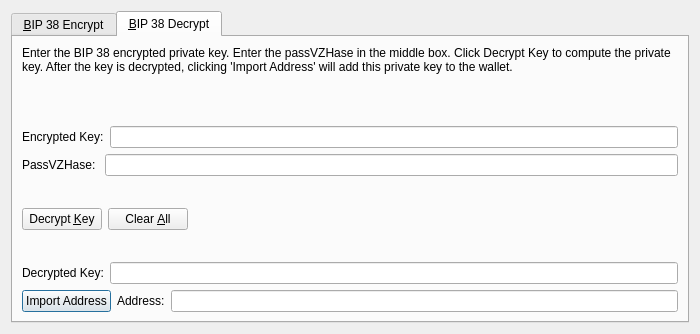
<?xml version="1.0" encoding="UTF-8"?>
<ui version="4.0">
 <class>Bip38ToolDialog</class>
 <widget class="QDialog" name="Bip38ToolDialog">
  <property name="geometry">
   <rect>
    <x>0</x>
    <y>0</y>
    <width>700</width>
    <height>334</height>
   </rect>
  </property>
  <property name="windowTitle">
   <string>BIP 38 Tool</string>
  </property>
  <property name="modal">
   <bool>true</bool>
  </property>
  <layout class="QVBoxLayout" name="verticalLayout">
   <item>
    <widget class="QTabWidget" name="tabWidget">
     <property name="currentIndex">
      <number>1</number>
     </property>
     <widget class="QWidget" name="tabBip38Encrypt">
      <attribute name="title">
       <string>&amp;BIP 38 Encrypt</string>
      </attribute>
      <layout class="QVBoxLayout" name="verticalLayout_SM">
       <item>
        <widget class="QLabel" name="infoLabel_ENC">
         <property name="text">
          <string>Enter a vizeh Address that you would like to encrypt using BIP 38. Enter a passVZHase in the middle box. Press encrypt to compute the encrypted private key.</string>
         </property>
         <property name="textFormat">
          <enum>Qt::PlainText</enum>
         </property>
         <property name="wordWrap">
          <bool>true</bool>
         </property>
        </widget>
       </item>
       <item>
        <layout class="QHBoxLayout" name="horizontalLayout_1_ENC">
         <property name="spacing">
          <number>0</number>
         </property>
         <item>
          <widget class="QLabel" name="label_5">
           <property name="text">
            <string>Address:</string>
           </property>
          </widget>
         </item>
         <item>
          <widget class="QValidatedLineEdit" name="addressIn_ENC">
           <property name="toolTip">
            <string>The vizeh address to sign the message with</string>
           </property>
          </widget>
         </item>
         <item>
          <widget class="QPushButton" name="addressBookButton_ENC">
           <property name="toolTip">
            <string>Choose previously used address</string>
           </property>
           <property name="text">
            <string/>
           </property>
           <property name="icon">
            <iconset resource="../vizeh.qrc">
             <normaloff>:/icons/address-book</normaloff>:/icons/address-book</iconset>
           </property>
           <property name="shortcut">
            <string>Alt+A</string>
           </property>
           <property name="autoDefault">
            <bool>false</bool>
           </property>
          </widget>
         </item>
         <item>
          <widget class="QPushButton" name="pasteButton_ENC">
           <property name="toolTip">
            <string>Paste address from clipboard</string>
           </property>
           <property name="text">
            <string/>
           </property>
           <property name="icon">
            <iconset resource="../vizeh.qrc">
             <normaloff>:/icons/editpaste</normaloff>:/icons/editpaste</iconset>
           </property>
           <property name="shortcut">
            <string>Alt+P</string>
           </property>
           <property name="autoDefault">
            <bool>false</bool>
           </property>
          </widget>
         </item>
        </layout>
       </item>
       <item>
        <layout class="QHBoxLayout" name="horizontalLayout_5">
         <item>
          <widget class="QLabel" name="label_6">
           <property name="text">
            <string>PassVZHase: </string>
           </property>
          </widget>
         </item>
         <item>
          <widget class="QLineEdit" name="passVZHaseIn_ENC">
           <property name="echoMode">
            <enum>QLineEdit::Password</enum>
           </property>
          </widget>
         </item>
        </layout>
       </item>
       <item>
        <layout class="QHBoxLayout" name="horizontalLayout_2_ENC">
         <property name="spacing">
          <number>0</number>
         </property>
         <item>
          <widget class="QLabel" name="encryptedKeyLabel_ENC">
           <property name="text">
            <string>Encrypted Key:</string>
           </property>
           <property name="textFormat">
            <enum>Qt::PlainText</enum>
           </property>
          </widget>
         </item>
         <item>
          <widget class="QLineEdit" name="encryptedKeyOut_ENC">
           <property name="font">
            <font>
             <italic>true</italic>
            </font>
           </property>
           <property name="readOnly">
            <bool>true</bool>
           </property>
          </widget>
         </item>
         <item>
          <widget class="QPushButton" name="copyKeyButton_ENC">
           <property name="toolTip">
            <string>Copy the current signature to the system clipboard</string>
           </property>
           <property name="text">
            <string/>
           </property>
           <property name="icon">
            <iconset resource="../vizeh.qrc">
             <normaloff>:/icons/editcopy</normaloff>:/icons/editcopy</iconset>
           </property>
           <property name="autoDefault">
            <bool>false</bool>
           </property>
          </widget>
         </item>
        </layout>
       </item>
       <item>
        <layout class="QHBoxLayout" name="horizontalLayout_3_ENC">
         <item>
          <widget class="QPushButton" name="encryptKeyButton_ENC">
           <property name="toolTip">
            <string>Sign the message to prove you own this vizeh address</string>
           </property>
           <property name="text">
            <string>Encrypt &amp;Key</string>
           </property>
           <property name="icon">
            <iconset resource="../vizeh.qrc">
             <normaloff>:/icons/edit</normaloff>:/icons/edit</iconset>
           </property>
           <property name="autoDefault">
            <bool>false</bool>
           </property>
          </widget>
         </item>
         <item>
          <widget class="QPushButton" name="clearButton_ENC">
           <property name="toolTip">
            <string>Reset all sign message fields</string>
           </property>
           <property name="text">
            <string>Clear &amp;All</string>
           </property>
           <property name="icon">
            <iconset resource="../vizeh.qrc">
             <normaloff>:/icons/remove</normaloff>:/icons/remove</iconset>
           </property>
           <property name="autoDefault">
            <bool>false</bool>
           </property>
          </widget>
         </item>
         <item>
          <spacer name="horizontalSpacer_1_ENC">
           <property name="orientation">
            <enum>Qt::Horizontal</enum>
           </property>
           <property name="sizeHint" stdset="0">
            <size>
             <width>40</width>
             <height>48</height>
            </size>
           </property>
          </spacer>
         </item>
         <item>
          <widget class="QLabel" name="statusLabel_ENC">
           <property name="font">
            <font>
             <weight>75</weight>
             <bold>true</bold>
            </font>
           </property>
           <property name="text">
            <string/>
           </property>
           <property name="wordWrap">
            <bool>true</bool>
           </property>
          </widget>
         </item>
         <item>
          <spacer name="horizontalSpacer_2_ENC">
           <property name="orientation">
            <enum>Qt::Horizontal</enum>
           </property>
           <property name="sizeHint" stdset="0">
            <size>
             <width>40</width>
             <height>48</height>
            </size>
           </property>
          </spacer>
         </item>
        </layout>
       </item>
      </layout>
     </widget>
     <widget class="QWidget" name="tabBip38Decrypt">
      <attribute name="title">
       <string>&amp;BIP 38 Decrypt</string>
      </attribute>
      <layout class="QVBoxLayout" name="verticalLayout_VM">
       <item>
        <widget class="QLabel" name="infoLabel_DEC">
         <property name="text">
          <string>Enter the BIP 38 encrypted private key. Enter the passVZHase in the middle box. Click Decrypt Key to compute the private key. After the key is decrypted, clicking 'Import Address' will add this private key to the wallet.</string>
         </property>
         <property name="textFormat">
          <enum>Qt::PlainText</enum>
         </property>
         <property name="alignment">
          <set>Qt::AlignLeading|Qt::AlignLeft|Qt::AlignTop</set>
         </property>
         <property name="wordWrap">
          <bool>true</bool>
         </property>
        </widget>
       </item>
       <item>
        <layout class="QHBoxLayout" name="horizontalLayout_3">
         <item>
          <widget class="QLabel" name="label_2">
           <property name="text">
            <string>Encrypted Key:</string>
           </property>
          </widget>
         </item>
         <item>
          <widget class="QValidatedLineEdit" name="encryptedKeyIn_DEC">
           <property name="toolTip">
            <string>The vizeh address the message was signed with</string>
           </property>
          </widget>
         </item>
        </layout>
       </item>
       <item>
        <layout class="QHBoxLayout" name="horizontalLayout">
         <item>
          <widget class="QLabel" name="label">
           <property name="text">
            <string>PassVZHase: </string>
           </property>
          </widget>
         </item>
         <item>
          <widget class="QLineEdit" name="passVZHaseIn_DEC">
           <property name="echoMode">
            <enum>QLineEdit::Password</enum>
           </property>
          </widget>
         </item>
        </layout>
       </item>
       <item>
        <layout class="QHBoxLayout" name="horizontalLayout_2_DEC">
         <item>
          <widget class="QPushButton" name="decryptKeyButton_DEC">
           <property name="toolTip">
            <string>Verify the message to ensure it was signed with the specified vizeh address</string>
           </property>
           <property name="text">
            <string>Decrypt &amp;Key</string>
           </property>
           <property name="icon">
            <iconset resource="../vizeh.qrc">
             <normaloff>:/icons/transaction_0</normaloff>:/icons/transaction_0</iconset>
           </property>
           <property name="autoDefault">
            <bool>false</bool>
           </property>
          </widget>
         </item>
         <item>
          <widget class="QPushButton" name="clearButton_DEC">
           <property name="toolTip">
            <string>Reset all verify message fields</string>
           </property>
           <property name="text">
            <string>Clear &amp;All</string>
           </property>
           <property name="icon">
            <iconset resource="../vizeh.qrc">
             <normaloff>:/icons/remove</normaloff>:/icons/remove</iconset>
           </property>
           <property name="autoDefault">
            <bool>false</bool>
           </property>
          </widget>
         </item>
         <item>
          <spacer name="horizontalSpacer_1_DEC">
           <property name="orientation">
            <enum>Qt::Horizontal</enum>
           </property>
           <property name="sizeHint" stdset="0">
            <size>
             <width>40</width>
             <height>48</height>
            </size>
           </property>
          </spacer>
         </item>
         <item>
          <widget class="QLabel" name="statusLabel_DEC">
           <property name="font">
            <font>
             <weight>75</weight>
             <bold>true</bold>
            </font>
           </property>
           <property name="text">
            <string/>
           </property>
           <property name="wordWrap">
            <bool>true</bool>
           </property>
          </widget>
         </item>
         <item>
          <spacer name="horizontalSpacer_2_DEC">
           <property name="orientation">
            <enum>Qt::Horizontal</enum>
           </property>
           <property name="sizeHint" stdset="0">
            <size>
             <width>40</width>
             <height>48</height>
            </size>
           </property>
          </spacer>
         </item>
        </layout>
       </item>
       <item>
        <layout class="QHBoxLayout" name="horizontalLayout_2">
         <item>
          <widget class="QLabel" name="label_3">
           <property name="text">
            <string>Decrypted Key:</string>
           </property>
          </widget>
         </item>
         <item>
          <widget class="QValidatedLineEdit" name="decryptedKeyOut_DEC"/>
         </item>
        </layout>
       </item>
       <item>
        <layout class="QHBoxLayout" name="horizontalLayout_4">
         <item>
          <widget class="QPushButton" name="importAddressButton_DEC">
           <property name="text">
            <string>Import Address</string>
           </property>
          </widget>
         </item>
         <item>
          <widget class="QLabel" name="label_4">
           <property name="text">
            <string>Address:</string>
           </property>
          </widget>
         </item>
         <item>
          <widget class="QLineEdit" name="addressOut_DEC"/>
         </item>
        </layout>
       </item>
      </layout>
     </widget>
    </widget>
   </item>
  </layout>
 </widget>
 <customwidgets>
  <customwidget>
   <class>QValidatedLineEdit</class>
   <extends>QLineEdit</extends>
   <header>qvalidatedlineedit.h</header>
  </customwidget>
 </customwidgets>
 <resources>
  <include location="../vizeh.qrc"/>
 </resources>
 <connections/>
</ui>
